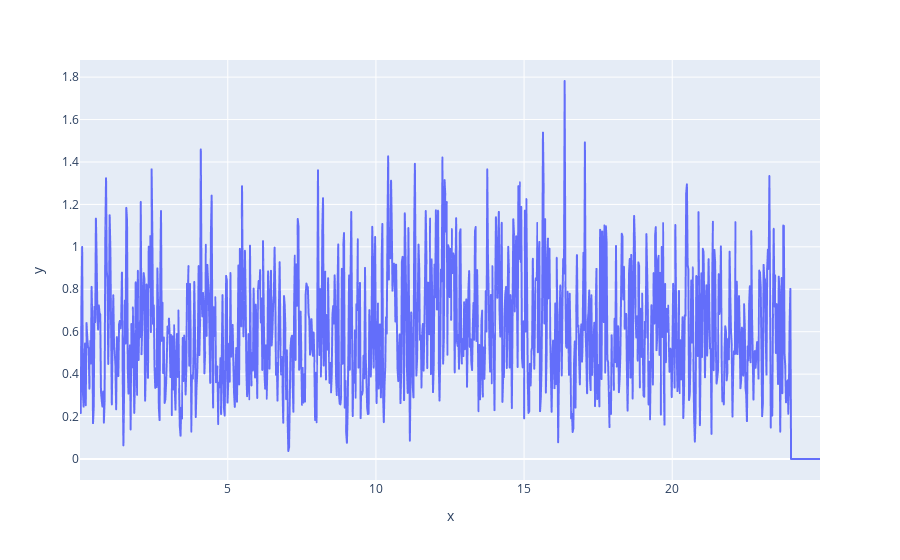

Write notebook code for a chart like this one.
### Code cell
signal, target, bins = next(dataloader)
pred = model(signal)
print(f"prediction: {torch.argmax(pred).item()}, target: {torch.argmax(target).item()}")
x = (bins[1:] + bins[:-1]) * 0.5  # get midpoints of bins
signal = signal.cpu()
y = signal.numpy()
px.line(x=x, y=y)

### Figure 1 — Plotly figure (JSON) as saved in the notebook; plotly's stock layout.template omitted (floating-point values rounded to 4 significant figures; data arrays with more than 128 entries replaced by an {"elided": "..."} marker saying what was removed)
{"data": [{"hovertemplate": "x=%{x}<br>y=%{y}<extra></extra>", "legendgroup": "", "line": {"color": "#636efa", "dash": "solid"}, "marker": {"symbol": "circle"}, "mode": "lines", "name": "", "showlegend": false, "type": "scattergl", "x": {"elided": "1024 float values"}, "xaxis": "x", "y": {"elided": "1024 float values"}, "yaxis": "y"}], "layout": {"legend": {"tracegroupgap": 0}, "margin": {"t": 60}, "xaxis": {"anchor": "y", "domain": [0, 1], "title": {"text": "x"}}, "yaxis": {"anchor": "x", "domain": [0, 1], "title": {"text": "y"}}}}
